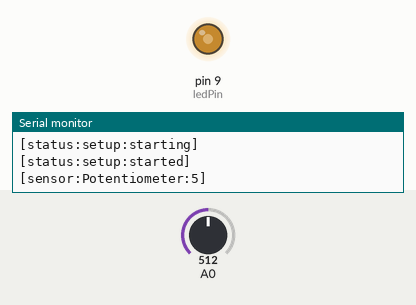
This sketch was run on a simulated Arduino Uno, built with avr-gcc and run on an emulated ATmega328P. Parts: output pins drawn as LEDs (lit = HIGH), the last lines printed to the serial monitor. The inputs (shaded band) are chosen by the test bench; at power-on: A0 = 512.

Above: at 4.3 s.
4.4 s: A0 set to 716
At 5.6 s:
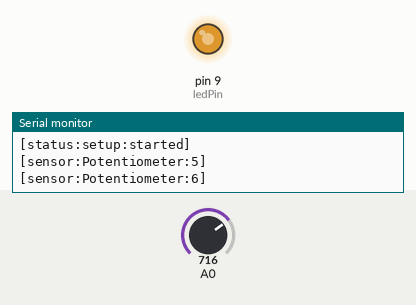
6.1 s: A0 set to 900
At 6.8 s:
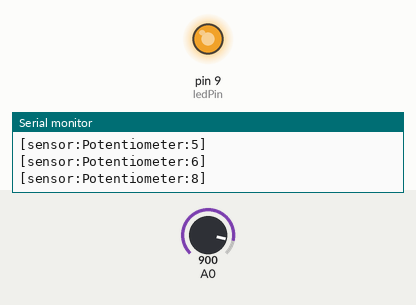
7.6 s: A0 set to 122
At 7.9 s:
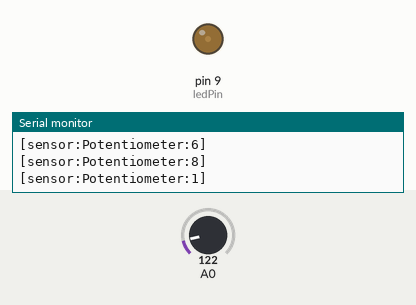
9.1 s: A0 set to 511
At 10.3 s:
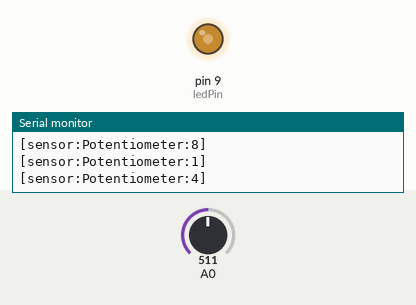
Timing chart, 0 to 11.6 s (numbered marks = the images above; inputs shaded):
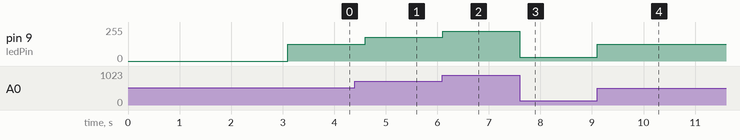

Measured:
- after the input at 4.4 s, pin 9 (ledPin): 127/255 → 178/255 after 0.20 s
- after the input at 6.1 s, pin 9 (ledPin): 178/255 → 224/255 at once
- after the input at 7.6 s, pin 9 (ledPin): 224/255 → 30/255 at once
- after the input at 9.1 s, pin 9 (ledPin): 30/255 → 127/255 at once

The sketch:

Channel_Changer_Sketch.ino
```cpp
int adcValue;
int ledPin = 9;       // **Comment out astrix'd lines to remove LED, its just for visual confirmation that the potentiometer is working (needs to be a PWM pin!!!)
int currentChannel = 0;
volatile int32_t m_counter = 0;
bool WasStarted = false;

void setup() {
  pinMode(ledPin, OUTPUT);  // ** Comment out to remove LED
  Serial.begin(9600);       // initialize the serial port and set baud rate to 9600
  while(!Serial);

  Serial.println("[status:setup:starting]");

  int test = 1;
  m_counter = test;

  if (test > 1) {
    WasStarted = false;
    Serial.println("[status:setup:failed]");
    return;
  }

  delay(3000);
  WasStarted = true;
  Serial.println("[status:setup:started]");
  delay(100);
}

void loop() {
  // value of the potentiometer from 0->1023
  adcValue = analogRead(A0);                            // sets a new channel variable, we will use this to check to see if it is different than the current channel
  int newChannel = map(adcValue, 0, 1023, 0, 10);       // maps the value received from the potentiometer from 0->1023 to the 10 channels (could be 0, 9 but mapping to 10 gives a little more room for the last channel)
  analogWrite(ledPin, map(adcValue, 0, 1023, 0, 255));  // **Comment out to remove LED // map analog to the 0-255 range, and works as PWM duty cycle of ledPin port
  if (newChannel != currentChannel) {                   // If the channel is indeed new, send the result to computer through serial (formatted for ArduinoPort)
    Serial.print("[sensor:Potentiometer:");
    Serial.print(newChannel);
    Serial.println("]");
    currentChannel = newChannel;   // saves the new channel statelol
  };
  delay(500);
}
```
